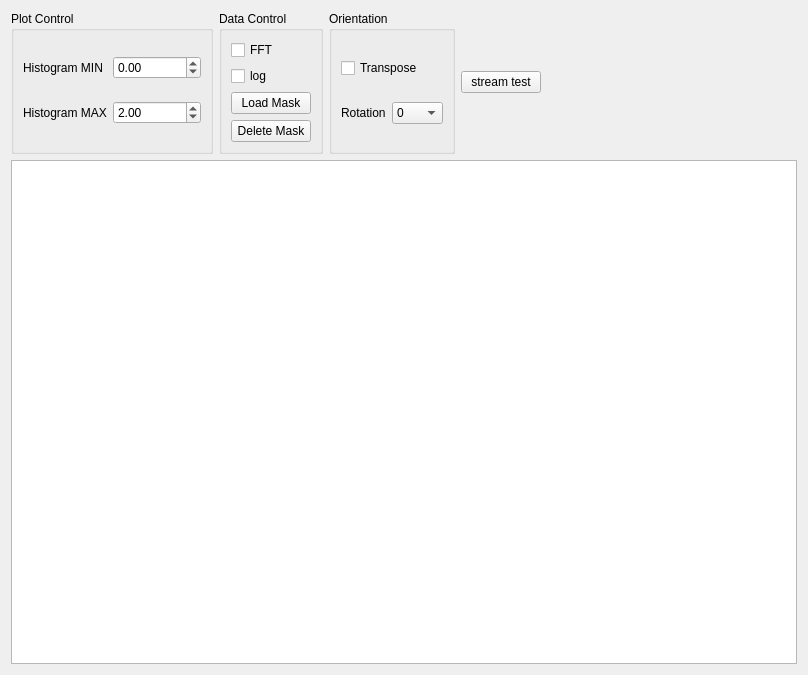
<?xml version="1.0" encoding="UTF-8"?>
<ui version="4.0">
 <class>Form</class>
 <widget class="QWidget" name="Form">
  <property name="geometry">
   <rect>
    <x>0</x>
    <y>0</y>
    <width>808</width>
    <height>675</height>
   </rect>
  </property>
  <property name="windowTitle">
   <string>Form</string>
  </property>
  <layout class="QVBoxLayout" name="verticalLayout_2">
   <item>
    <layout class="QHBoxLayout" name="horizontalLayout">
     <item>
      <widget class="QGroupBox" name="groupBox">
       <property name="title">
        <string>Plot Control</string>
       </property>
       <layout class="QGridLayout" name="gridLayout">
        <item row="0" column="0">
         <widget class="QLabel" name="label">
          <property name="text">
           <string>Histogram MIN</string>
          </property>
         </widget>
        </item>
        <item row="0" column="1">
         <widget class="QDoubleSpinBox" name="doubleSpinBox_hist_min">
          <property name="minimum">
           <double>-100000.000000000000000</double>
          </property>
          <property name="maximum">
           <double>100000.000000000000000</double>
          </property>
         </widget>
        </item>
        <item row="1" column="0">
         <widget class="QLabel" name="label_2">
          <property name="text">
           <string>Histogram MAX</string>
          </property>
         </widget>
        </item>
        <item row="1" column="1">
         <widget class="QDoubleSpinBox" name="doubleSpinBox_hist_max">
          <property name="minimum">
           <double>-100000.000000000000000</double>
          </property>
          <property name="maximum">
           <double>100000.000000000000000</double>
          </property>
          <property name="value">
           <double>2.000000000000000</double>
          </property>
         </widget>
        </item>
       </layout>
      </widget>
     </item>
     <item>
      <widget class="QGroupBox" name="groupBox_2">
       <property name="title">
        <string>Data Control</string>
       </property>
       <layout class="QVBoxLayout" name="verticalLayout">
        <item>
         <widget class="QCheckBox" name="checkBox_FFT">
          <property name="enabled">
           <bool>true</bool>
          </property>
          <property name="text">
           <string>FFT</string>
          </property>
         </widget>
        </item>
        <item>
         <widget class="QCheckBox" name="checkBox_log">
          <property name="text">
           <string>log</string>
          </property>
         </widget>
        </item>
        <item>
         <widget class="QPushButton" name="pushButton_mask">
          <property name="text">
           <string>Load Mask</string>
          </property>
         </widget>
        </item>
        <item>
         <widget class="QPushButton" name="pushButton_delete_mask">
          <property name="text">
           <string>Delete Mask</string>
          </property>
         </widget>
        </item>
       </layout>
      </widget>
     </item>
     <item>
      <widget class="QGroupBox" name="groupBox_3">
       <property name="title">
        <string>Orientation</string>
       </property>
       <layout class="QGridLayout" name="gridLayout_2">
        <item row="2" column="1">
         <widget class="QComboBox" name="comboBox_rotation">
          <item>
           <property name="text">
            <string>0</string>
           </property>
          </item>
          <item>
           <property name="text">
            <string>90</string>
           </property>
          </item>
          <item>
           <property name="text">
            <string>180</string>
           </property>
          </item>
          <item>
           <property name="text">
            <string>270</string>
           </property>
          </item>
         </widget>
        </item>
        <item row="2" column="0">
         <widget class="QLabel" name="label_3">
          <property name="text">
           <string>Rotation</string>
          </property>
         </widget>
        </item>
        <item row="0" column="0" colspan="2">
         <widget class="QCheckBox" name="checkBox_transpose">
          <property name="text">
           <string>Transpose</string>
          </property>
         </widget>
        </item>
       </layout>
      </widget>
     </item>
     <item>
      <widget class="QPushButton" name="pushButton_test">
       <property name="text">
        <string>stream test</string>
       </property>
      </widget>
     </item>
     <item>
      <spacer name="horizontalSpacer">
       <property name="orientation">
        <enum>Qt::Horizontal</enum>
       </property>
       <property name="sizeHint" stdset="0">
        <size>
         <width>40</width>
         <height>20</height>
        </size>
       </property>
      </spacer>
     </item>
    </layout>
   </item>
   <item>
    <widget class="GraphicsLayoutWidget" name="glw"/>
   </item>
  </layout>
 </widget>
 <customwidgets>
  <customwidget>
   <class>GraphicsLayoutWidget</class>
   <extends>QGraphicsView</extends>
   <header>pyqtgraph.h</header>
  </customwidget>
 </customwidgets>
 <resources/>
 <connections/>
</ui>
